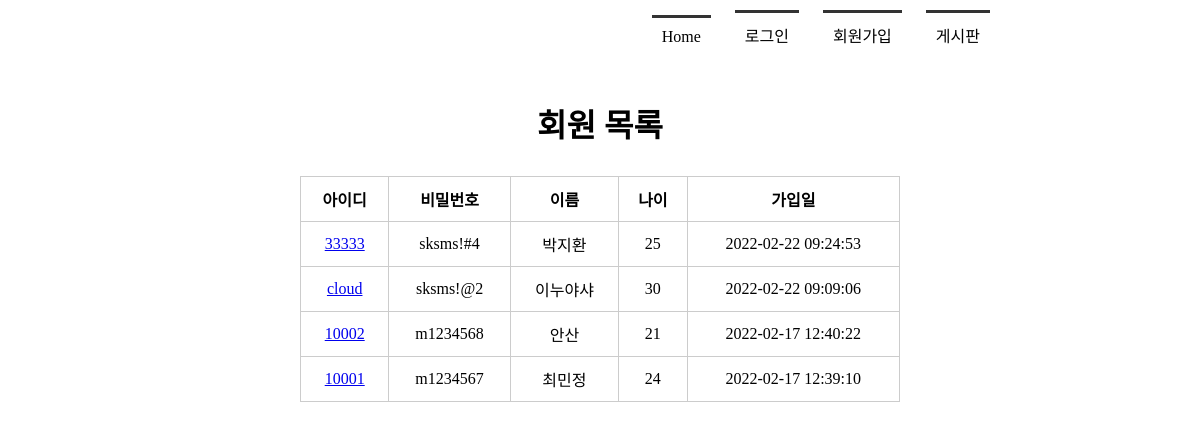
Page /memberlist/ on the committed database.
### tables this page shows
CREATE TABLE member(
            mid char(5) PRIMARY KEY,
            passwd  char(8) NOT NULL,
            name    text NOT NULL,
            age integer,
            regDate timestamp date DEFAULT (datetime('now', 'localtime'))
        );

### app.py (the view)
@app.route('/memberlist/')
def memberlist():
    conn = getconn()
    cur = conn.cursor()
    sql = "SELECT * FROM member ORDER BY regDate DESC"
    cur.execute(sql)
    rs = cur.fetchall()   # 회원 전체
    conn.close()
    return render_template("memberlist.html", rs = rs)

### app.py (called while the page is built)
def getconn():
    conn = sqlite3.connect("./member.db")
    return conn

### templates/memberlist.html (shortened to what this page needs)
<!DOCTYPE html>
<html lang="en">
<head>
    <link rel ="stylesheet" href="{{ url_for('static', filename= 'style.css') }}">
</head>
<body>
     <div id="container">
         {% include 'navbar.html' %}
         <section>
             <h1>회원 목록</h1>
             <table>
                 <tr>
                     <th>아이디</th><th>비밀번호</th><th>이름</th><th>나이</th><th>가입일</th>
                 </tr>
                 {% for i in rs %}
                 <tr>
                     <td><a href="{{ url_for('member_view', id=i[0]) }}">{{ i[0] }}</a></td>
                     <td>{{ i[1] }}</td>
                     <td>{{ i[2] }}</td>
                     <td>{{ i[3] }}</td>
                     <td>{{ i[4] }}</td>
                 </tr>
                 {% endfor %}
             </table>
         </section>
     </div>
</body>
</html>

### static/style.css (style rules this page uses)
* { margin : 0; padding: 0; }
#container { width: 1000px; margin: 0 auto; }
section { text-align: center; }
section h1 { font-size: 2em; margin-bottom: 30px; }
section table { width: 600px; margin: 0 auto; border-collapse: collapse; }
section table, th, td { border: 1px solid #ccc; padding: 10px }

### rows in the picture
member: mid "33333", passwd "sksms!#4", name "박지환", age "25", regDate "2022-02-22 09:24:53"
member: mid "cloud", passwd "sksms!@2", name "이누야샤", age "30", regDate "2022-02-22 09:09:06"
member: mid "10002", passwd "m1234568", name "안산", age "21", regDate "2022-02-17 12:40:22"
member: mid "10001", passwd "m1234567", name "최민정", age "24", regDate "2022-02-17 12:39:10"
